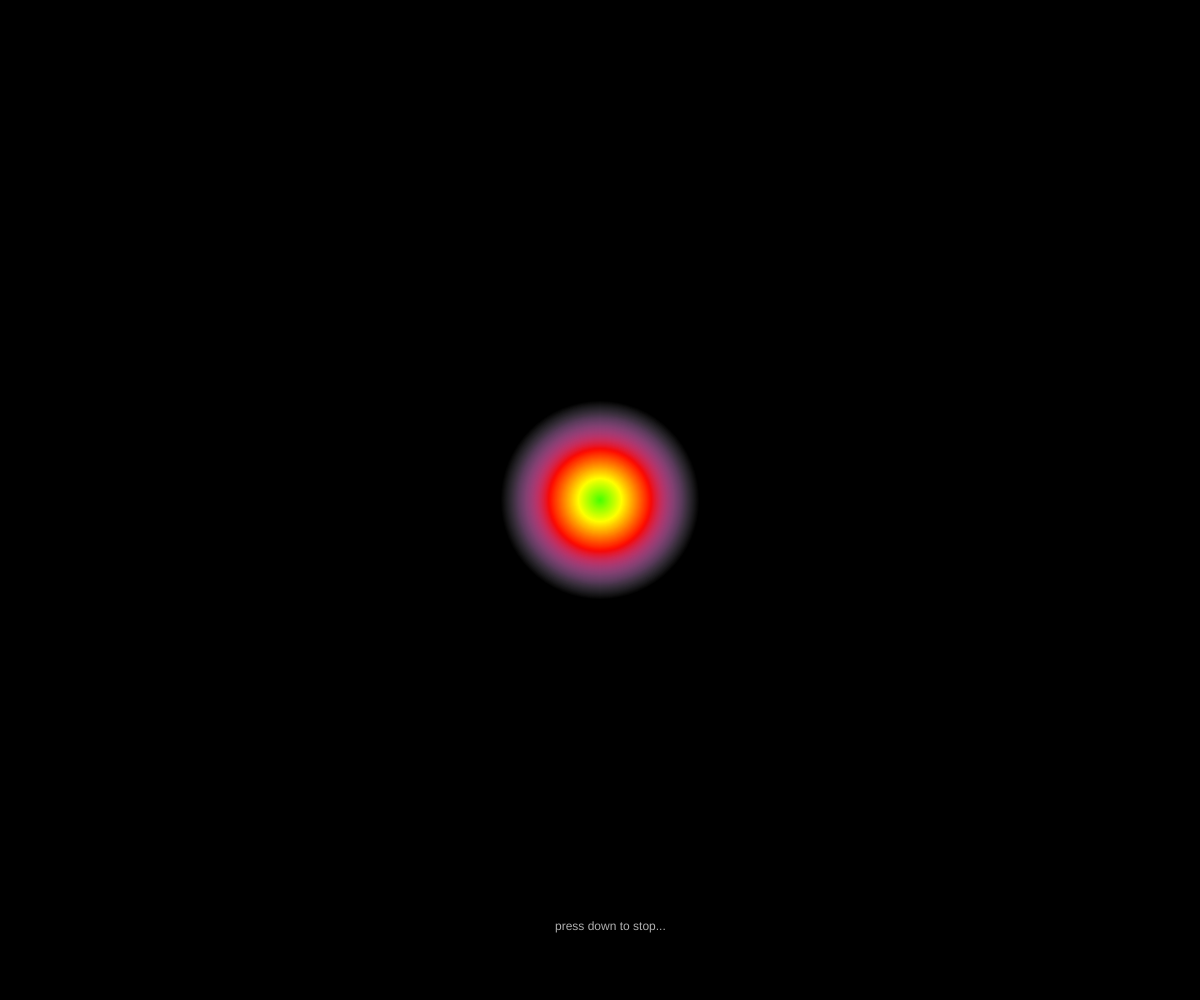
Frame 1 (no input)
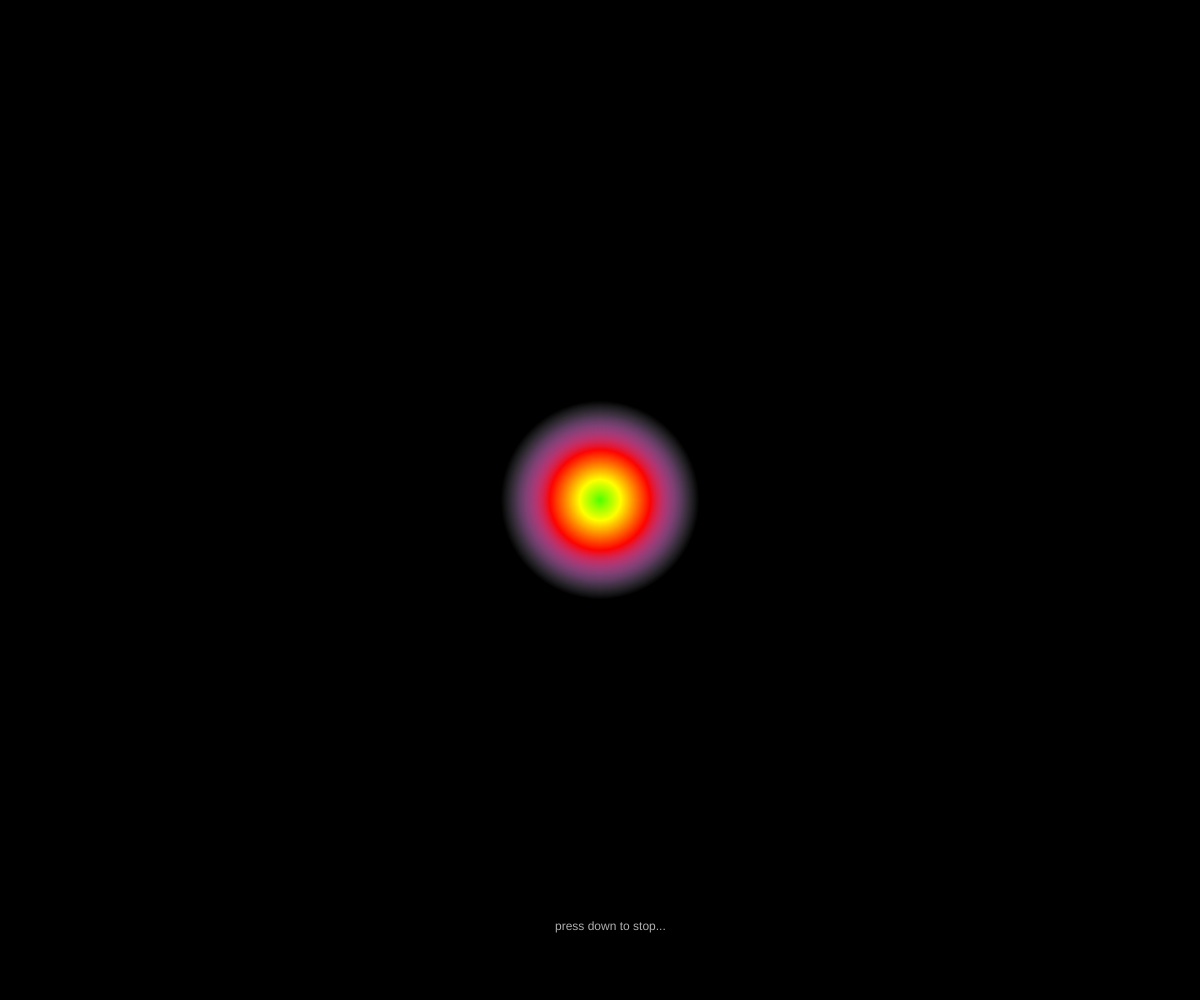
Frame 60 (no input)
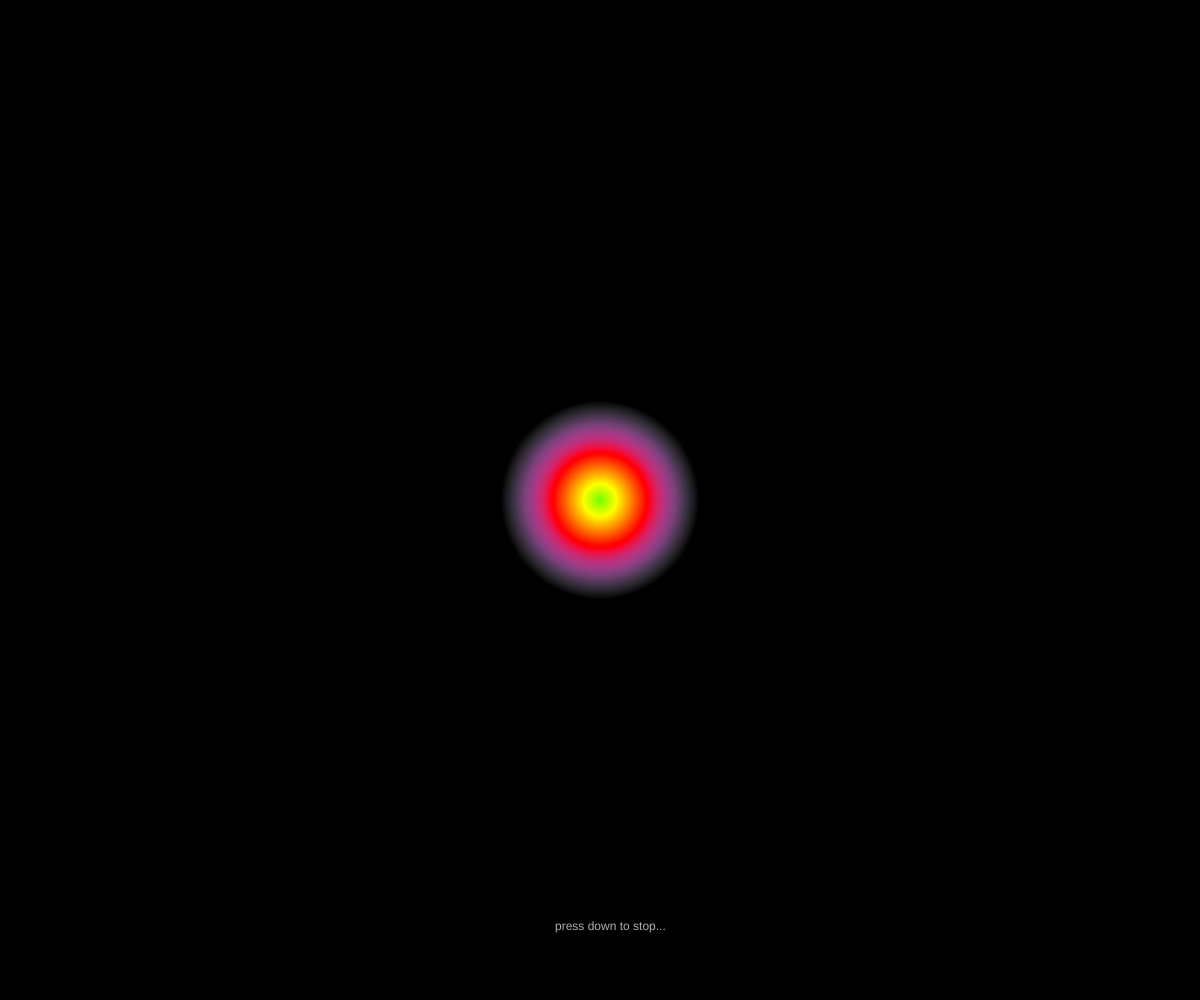
Frame 120 (the mouse pressed at the canvas centre since frame 60)

The p5.js sketch that drew these frames (run headless with seeded random() and noise() and a simulated clock; from frame 60 on, the mouse is pressed at the canvas centre):

// p5.js sketch
// ── sketch.js
function setup() {

    createCanvas(windowWidth, windowHeight);
    background(0);
    ellipseMode(RADIUS);

}


function draw() {
        background(0);
    textSize(12);
    colorMode(RGB, 255, 255, 255);
    fill(175, 175, 175);
    text("press down to stop...", windowWidth/2 - 45, windowHeight - 70);
    drawGradient(windowWidth/2, windowHeight/2, random(130, 150), 2);
}

function mousePressed(){
noLoop();
}
function mouseReleased(){
loop();
}

function drawGradient(x, y, ran, comp) {
    colorMode(HSB, 360, 100, 100);
    noStroke();
    ellipseMode(RADIUS);
    var radius = 160;
    for (var r = radius; r > 0; --r) {
        fill(ran, 200 - 2 * r, 200 - 2 * r);
        ellipse(x, y, r, r);
        ran = (ran + comp) % 360;
    }
}
